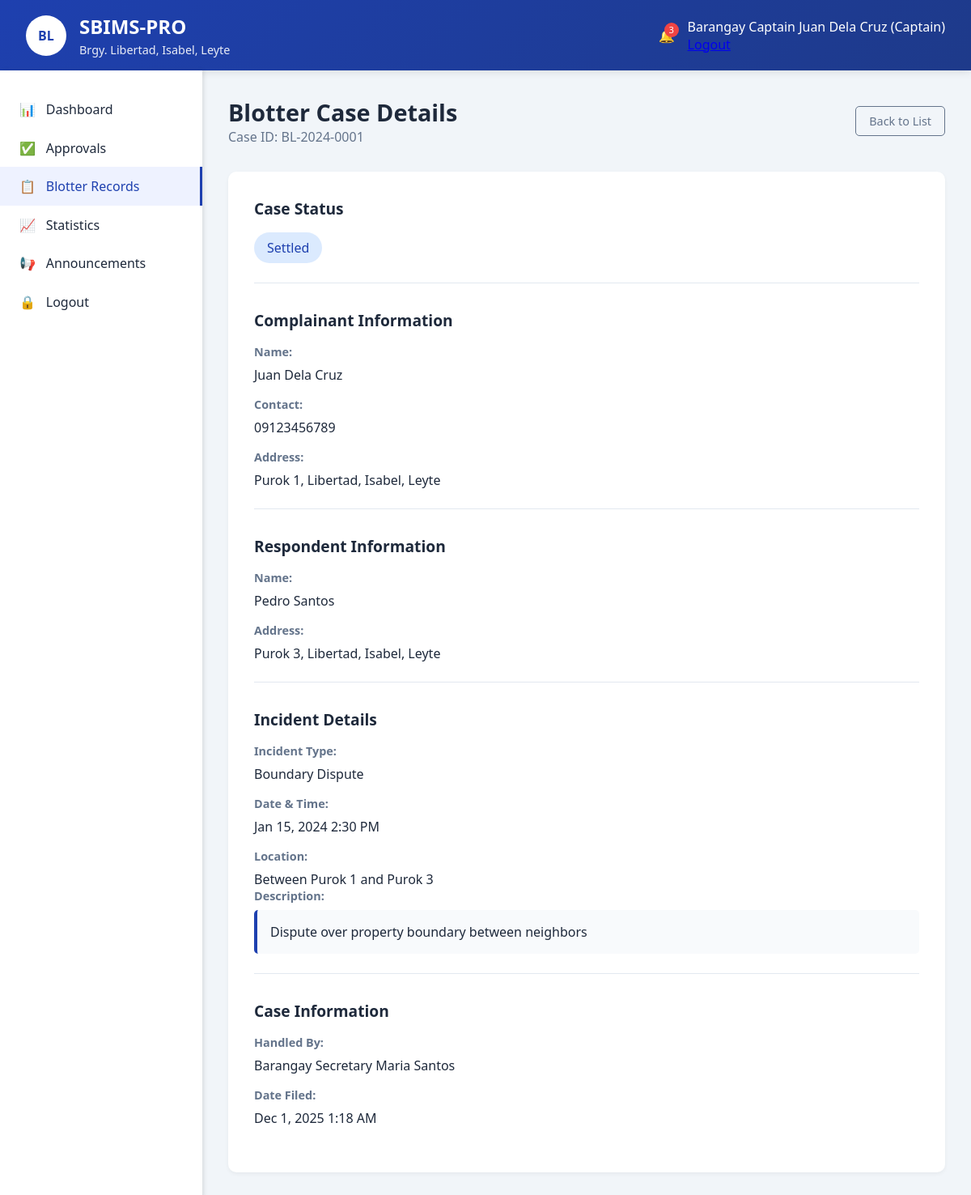
/captain/blotter_view.php?id=1 (signed in), run on the app's committed database.
### tables this page shows
CREATE TABLE `blotters` (
  `id` int(11) NOT NULL,
  `case_id` varchar(20) NOT NULL,
  `complainant_id` int(11) NOT NULL,
  `respondent_name` varchar(100) NOT NULL,
  `respondent_address` text DEFAULT NULL,
  `incident_type` varchar(100) NOT NULL,
  `incident_date` datetime NOT NULL,
  `incident_location` text NOT NULL,
  `description` text NOT NULL,
  `status` enum('Pending','Ongoing','Settled','Referred') DEFAULT 'Pending',
  `resolution` text DEFAULT NULL,
  `resolved_date` datetime DEFAULT NULL,
  `handled_by` int(11) NOT NULL,
  `created_at` timestamp NOT NULL DEFAULT current_timestamp()
);

CREATE TABLE `residents` (
  `id` int(11) NOT NULL,
  `resident_id` varchar(20) NOT NULL,
  `first_name` varchar(50) NOT NULL,
  `middle_name` varchar(50) DEFAULT NULL,
  `last_name` varchar(50) NOT NULL,
  `birthdate` date NOT NULL,
  `gender` enum('Male','Female') NOT NULL,
  `civil_status` enum('Single','Married','Widowed','Divorced') NOT NULL,
  `contact_number` varchar(15) DEFAULT NULL,
  `email` varchar(100) DEFAULT NULL,
  `address` text NOT NULL,
  `purok` varchar(50) NOT NULL,
  `household_number` varchar(20) DEFAULT NULL,
  `is_voter` tinyint(1) DEFAULT 0,
  `is_4ps` tinyint(1) DEFAULT 0,
  `is_senior` tinyint(1) DEFAULT 0,
  `is_pwd` tinyint(1) DEFAULT 0,
  `created_at` timestamp NOT NULL DEFAULT current_timestamp(),
  `updated_at` timestamp NOT NULL DEFAULT current_timestamp() ON UPDATE current_timestamp()
);

CREATE TABLE `users` (
  `id` int(11) NOT NULL,
  `username` varchar(50) NOT NULL,
  `password` varchar(255) NOT NULL,
  `email` varchar(100) DEFAULT NULL,
  `role` enum('admin','captain','secretary','resident') NOT NULL,
  `full_name` varchar(100) NOT NULL,
  `is_active` tinyint(1) DEFAULT 1,
  `last_login` datetime DEFAULT NULL,
  `created_at` timestamp NOT NULL DEFAULT current_timestamp()
);

### config/functions.php (called while the page is built, shortened)
<?php
function formatDateTime($datetime) {
    return date('M j, Y g:i A', strtotime($datetime));
}
?>

### captain/blotter_view.php (the view, shortened to what this page needs)
<?php
require_once '../config/functions.php';
$database = new Database();
$db = $database->getConnection();
$blotter_id = $_GET['id'];
$query = "SELECT b.*, r.first_name, r.last_name, r.contact_number, r.address as complainant_address,
                 u.full_name as handled_by_name
          FROM blotters b
          JOIN residents r ON b.complainant_id = r.id
          JOIN users u ON b.handled_by = u.id
          WHERE b.id = :id";
$stmt = $db->prepare($query);
$stmt->bindParam(':id', $blotter_id);
$stmt->execute();
$blotter = $stmt->fetch(PDO::FETCH_ASSOC);
?>
<?php include '../includes/header.php'; ?>
<?php include '../includes/topbar.php'; ?>
<div class="main-container">
    <?php include '../includes/sidebar.php'; ?>
    <main class="content">
        <div class="page-header">
            <div class="page-title">
                <h1>Blotter Case Details</h1>
                <p>Case ID: <?php echo htmlspecialchars($blotter['case_id']); ?></p>
            </div>
            <div class="page-actions">
                <a href="../secretary/blotter.php" class="btn btn-outline">Back to List</a>
            </div>
        </div>
        <div class="case-details">
            <div class="detail-section">
                <h3>Case Status</h3>
                <div class="status-display">
                    <span class="status status-<?php echo strtolower($blotter['status']); ?> large">
                        <?php echo $blotter['status']; ?>
                    </span>
                </div>
            </div>
            <div class="detail-section">
                <h3>Complainant Information</h3>
                <div class="detail-grid">
                    <div class="detail-item">
                        <label>Name:</label>
                        <span><?php echo htmlspecialchars($blotter['first_name'] . ' ' . $blotter['last_name']); ?></span>
                    </div>
                    <div class="detail-item">
                        <label>Contact:</label>
                        <span><?php echo htmlspecialchars($blotter['contact_number']); ?></span>
                    </div>
                    <div class="detail-item">
                        <label>Address:</label>
                        <span><?php echo htmlspecialchars($blotter['complainant_address']); ?></span>
                    </div>
                </div>
            </div>
            <div class="detail-section">
                <h3>Respondent Information</h3>
                <div class="detail-grid">
                    <div class="detail-item">
                        <label>Name:</label>
                        <span><?php echo htmlspecialchars($blotter['respondent_name']); ?></span>
                    </div>
                    <div class="detail-item">
                        <label>Address:</label>
                        <span><?php echo htmlspecialchars($blotter['respondent_address']); ?></span>
                    </div>
                </div>
            </div>
            <div class="detail-section">
                <h3>Incident Details</h3>
                <div class="detail-grid">
                    <div class="detail-item">
                        <label>Incident Type:</label>
                        <span><?php echo htmlspecialchars($blotter['incident_type']); ?></span>
                    </div>
                    <div class="detail-item">
                        <label>Date & Time:</label>
                        <span><?php echo formatDateTime($blotter['incident_date']); ?></span>
                    </div>
                    <div class="detail-item">
                        <label>Location:</label>
                        <span><?php echo htmlspecialchars($blotter['incident_location']); ?></span>
                    </div>
                </div>
                <div class="detail-item full-width">
                    <label>Description:</label>
                    <div class="description-box"><?php echo nl2br(htmlspecialchars($blotter['description'])); ?></div>
                </div>
            </div>
            <div class="detail-section">
                <h3>Case Information</h3>
                <div class="detail-grid">
                    <div class="detail-item">
                        <label>Handled By:</label>
                        <span><?php echo htmlspecialchars($blotter['handled_by_name']); ?></span>
                    </div>
                    <div class="detail-item">
                        <label>Date Filed:</label>
                        <span><?php echo formatDateTime($blotter['created_at']); ?></span>
                    </div>
                </div>
            </div>
        </div>
    </main>
</div>
<?php include '../includes/footer.php'; ?>

### assets/css/main.css (style rules this page uses)
:root { --primary: #1e40af; --primary-dark: #1e3a8a; --secondary: #64748b; --success: #10b981; --warning: #f59e0b; --danger: #ef4444; --light: #f8fafc; --dark: #1e293b; }
* { margin: 0; padding: 0; box-sizing: border-box; font-family: 'Segoe UI', Tahoma, Geneva, Verdana, sans-serif; }
body { background-color: #f1f5f9; color: var(--dark); }
.main-container { display: flex; min-height: calc(100vh - 80px); }
.content { flex: 1; padding: 2rem; }
.page-header { display: flex; justify-content: space-between; align-items: center; margin-bottom: 2rem; }
.page-title h1 { font-size: 1.8rem; color: var(--dark); }
.page-title p { color: var(--secondary); }
.btn { padding: 0.5rem 1rem; border: none; border-radius: 5px; cursor: pointer; font-weight: 500; display: flex; align-items: center; gap: 0.5rem; transition: all 0.3s; text-decoration: none; font-size: 0.9rem; }
.btn-outline { background: transparent; border: 1px solid var(--secondary); color: var(--secondary); }

### assets/css/dashboard.css (style rules this page uses)
.status { padding: 0.3rem 0.8rem; border-radius: 20px; font-size: 0.8rem; font-weight: 500; display: inline-block; }
.status-settled { background: #dbeafe; color: #1e40af; }

### captain/blotter_view.php (style rules this page uses)
.case-details { background: white; border-radius: 10px; padding: 2rem; box-shadow: 0 2px 5px rgba(0,0,0,0.05); }
.detail-section { margin-bottom: 2rem; padding-bottom: 1.5rem; border-bottom: 1px solid #e2e8f0; }
.detail-section:last-child { border-bottom: none; margin-bottom: 0; }
.detail-section h3 { color: var(--dark); margin-bottom: 1rem; font-size: 1.2rem; }
.detail-grid { display: grid; gap: 1rem; }
.detail-item { display: flex; flex-direction: column; gap: 0.5rem; }
.detail-item.full-width { grid-column: 1 / -1; }
.detail-item label { font-weight: 600; color: var(--secondary); font-size: 0.9rem; }
.description-box, .resolution-box { background: #f8fafc; padding: 1rem; border-radius: 5px; border-left: 4px solid var(--primary); }
.status.large { padding: 0.5rem 1rem; font-size: 1rem; }

### data on the page
blotters: case "BL-2024-0001", status "Settled", complainant.last_name "Juan Dela Cruz", complainant.contact_number "09123456789", complainant.address "Purok 1, Libertad, Isabel, Leyte", respondent_name "Pedro Santos", respondent_address "Purok 3, Libertad, Isabel, Leyte", incident_type "Boundary Dispute", incident_date "Jan 15, 2024 2:30 PM", incident_location "Between Purok 1 and Purok 3", description "Dispute over property boundary between neighbors", handled_by.full_name "Barangay Secretary Maria Santos", created_at "Dec 1, 2025 1:18 AM"

### other printed values
$_SESSION['full_name'] "Barangay Captain Juan Dela Cruz"
$_SESSION['user_role'] "Captain"
